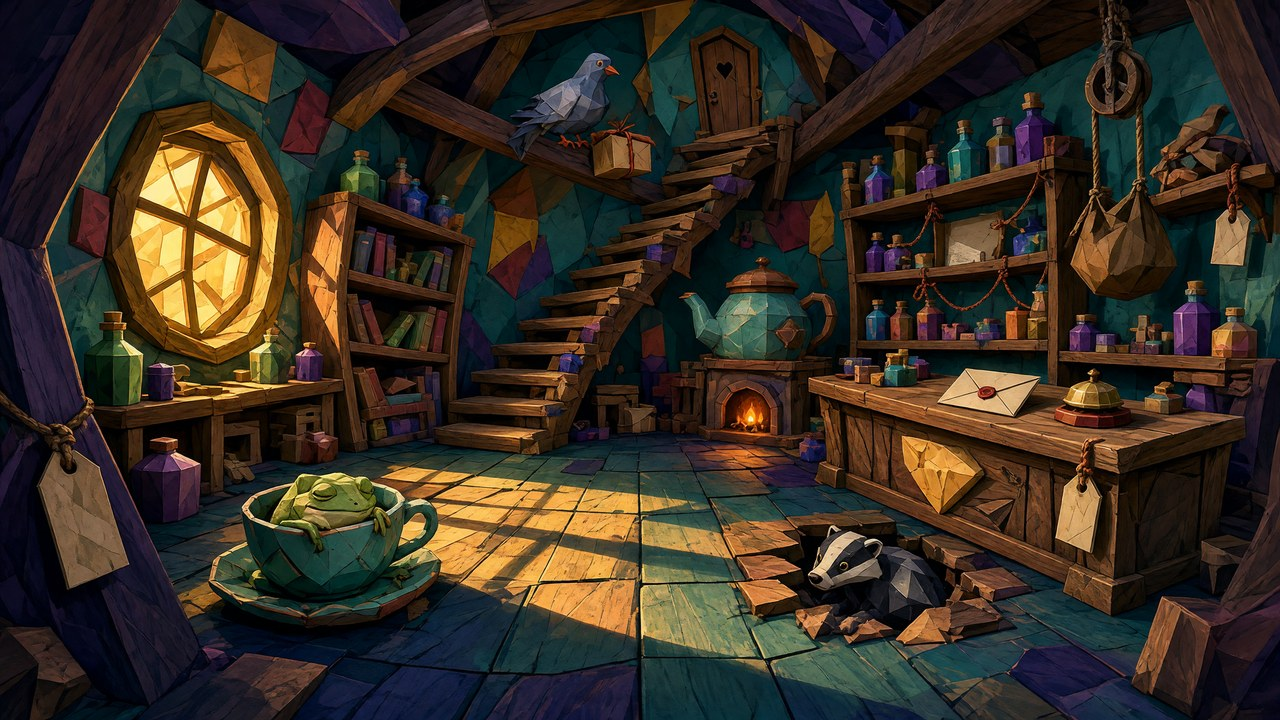
#> input picture tools/painted/scenes/anchors/ps1.jpg, 1280 x 720 px
$ python metrics.py ../painted/scenes/anchors/ps1.jpg
#> lines starting #> are read from the running program, lines starting #| are printed output that depends on the picture
#!/usr/bin/env python3
"""Numbers that go with the judgement: value structure, colour balance, facet energy, vignette.

    python tools/visual_gauntlet/metrics.py frame.png [more.png ...] > metrics.json

Taste decides who wins; these catch regressions and say WHY a frame feels flat (no dark frame, no
bright pool, no purple, no facet energy). Needs numpy and Pillow.

The per-pixel helpers (`rgb`, `luma`, `sat_hue`, `gradient_map`) are shared with `regions.py` and
`squint.py`, so a "median luma" or a "facet gradient" means the same thing in every tool.
"""
import json
import sys

import numpy as np
from PIL import Image

LUMA_WEIGHTS = np.array([0.2126, 0.7152, 0.0722], dtype=np.float32)  # Rec.709, on display-referred values


def rgb(src):
    """A path, a PIL image or an array -> float32 HxWx3 in [0, 1]. Alpha is dropped (frames are opaque)."""
#> called with src = '../painted/scenes/anchors/ps1.jpg'
    if isinstance(src, np.ndarray):
        a = src.astype(np.float32)
        if src.dtype == np.uint8:
            a /= 255.0
        if a.ndim == 2:
            a = np.repeat(a[:, :, None], 3, axis=2)
        return np.clip(a[:, :, :3], 0.0, 1.0)
    img = src if isinstance(src, Image.Image) else Image.open(src)
#> img is the input picture: PIL image 1280x720 RGB; mean R, G, B 56.2, 46.5, 35.7
    return np.asarray(img.convert("RGB"), dtype=np.float32) / 255.0


def luma(a):
    return a @ LUMA_WEIGHTS
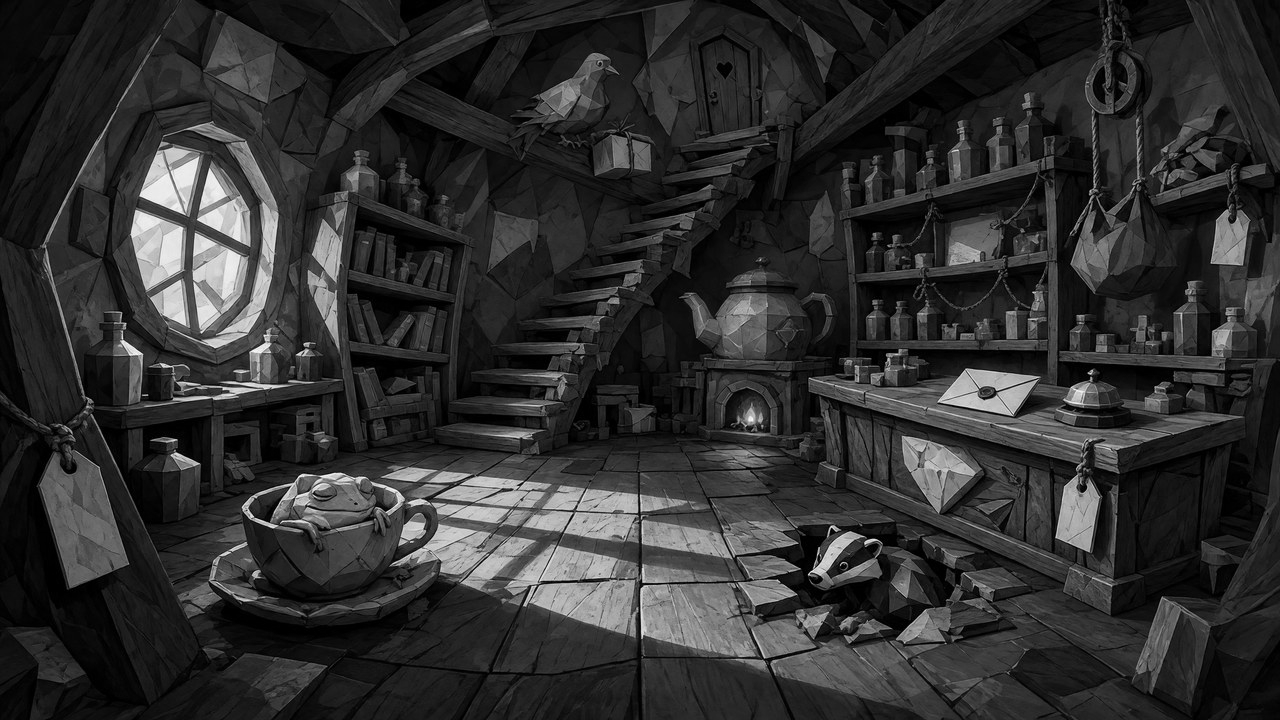
#> returned value: shape (720, 1280) float32; min 0, max 0.984, mean 0.187


def sat_hue(a):
    """HSV saturation and hue (degrees) per pixel, plus the max channel (the HSV value)."""
    mx, mn = a.max(axis=-1), a.min(axis=-1)
    sat = np.where(mx > 1e-4, (mx - mn) / np.maximum(mx, 1e-4), 0)
    r, g, b = a[..., 0], a[..., 1], a[..., 2]
    d = np.maximum(mx - mn, 1e-4)
    hue = np.where(mx == r, ((g - b) / d) % 6, np.where(mx == g, (b - r) / d + 2, (r - g) / d + 4)) * 60.0
    return sat, hue, mx


def gradient_map(lum):
    """Per-pixel facet energy, (|dx| + |dy|) / 2 * 100; its mean over a whole frame is `facet_gradient`."""
    gx = np.abs(np.diff(lum, axis=1))
    gy = np.abs(np.diff(lum, axis=0))
    gx = np.concatenate([gx, gx[:, -1:]], axis=1)
    gy = np.concatenate([gy, gy[-1:, :]], axis=0)
    return (gx + gy) * 50.0


def analyse(path):
    a = rgb(path)
    lum = luma(a)
    h, w = lum.shape
#> h = 720; w = 1280
    p = np.percentile(lum, [1, 5, 25, 50, 75, 95, 99])
#> p = [0.00333, 0.016, 0.0725, 0.137, 0.234, 0.605, 0.804]
    # hue/saturation share
    sat, hue, mx = sat_hue(a.reshape(-1, 3))
    lit = (mx > 0.18) & (sat > 0.12)
    olive_gold = (lit & (hue >= 30) & (hue <= 70)).mean()
#> olive_gold = 0.132
    purple = (lit & (hue >= 255) & (hue <= 310)).mean()
#> purple = 0.0237
    warm_orange = (lit & (hue >= 12) & (hue < 30)).mean()
#> warm_orange = 0.188
    # facet energy: mean absolute gradient (high = crisp crystalline facets; very high = noise)
    gx = np.abs(np.diff(lum, axis=1)).mean()
#> gx = 0.0266
    gy = np.abs(np.diff(lum, axis=0)).mean()
#> gy = 0.0305
    # vignette: corners vs centre
    cy, cx = h // 2, w // 2
#> cy = 360; cx = 640
    centre = lum[cy - h // 6: cy + h // 6, cx - w // 6: cx + w // 6].mean()
#> centre = 0.154
    corners = np.mean([lum[:h // 6, :w // 6].mean(), lum[:h // 6, -w // 6:].mean(), lum[-h // 6:, :w // 6].mean(), lum[-h // 6:, -w // 6:].mean()])
#> corners = 0.11
    return {
        "file": path, "size": [w, h],
        "luma_pct_1_5_25_50_75_95_99": [round(float(x), 3) for x in p],
        "dark_frame_share_lt_0.12": round(float((lum < 0.12).mean()), 3),
        "bright_pool_share_gt_0.75": round(float((lum > 0.75).mean()), 3),
        "contrast_p95_over_p5": round(float(p[5] / max(p[1], 0.01)), 2),
        "olive_gold_share": round(float(olive_gold), 3), "purple_share": round(float(purple), 3), "orange_share": round(float(warm_orange), 3),
        "mean_saturation": round(float(sat[mx > 0.1].mean()), 3),
        "facet_gradient": round(float((gx + gy) / 2 * 100), 2),
        "vignette_corner_over_centre": round(float(corners / max(centre, 1e-3)), 3),
        "distinct_colours": int(len(np.unique((a * 31).astype(np.uint8).reshape(-1, 3), axis=0))),
    }


if __name__ == "__main__":
    print(json.dumps([analyse(p) for p in sys.argv[1:]], indent=1))
